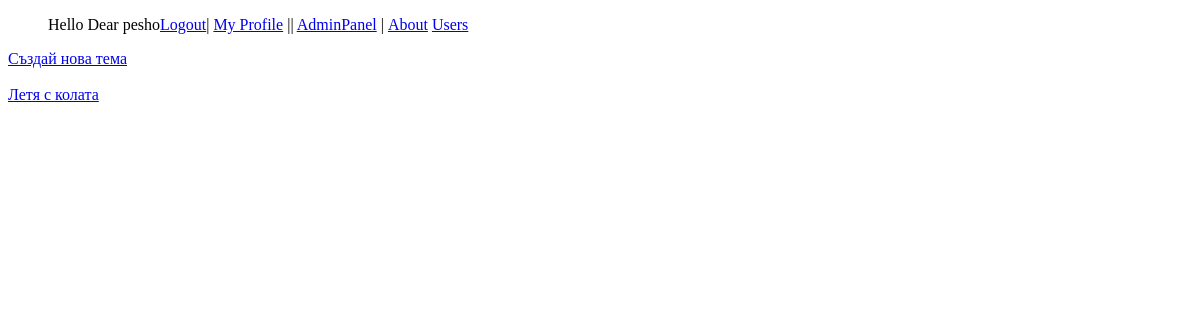
The page /topics.php?id=5 (signed in) on the database as committed earlier.
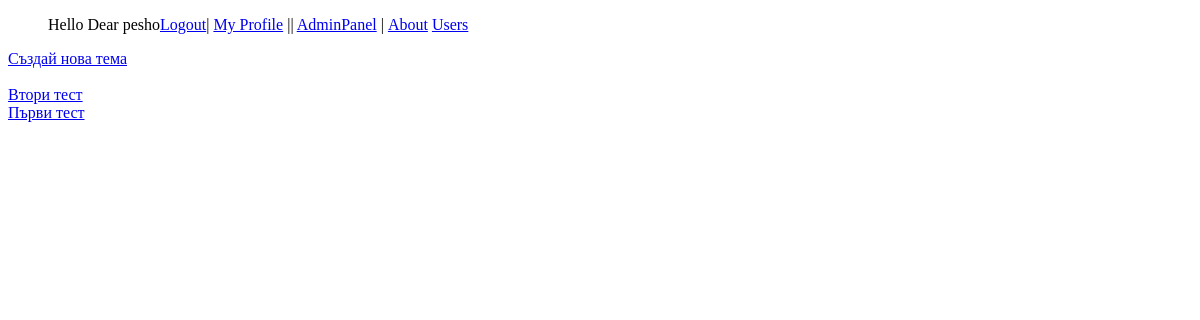
The same page on the database as committed later.
### tables this page shows
CREATE TABLE IF NOT EXISTS `topics` (
  `topic_id` int(11) NOT NULL AUTO_INCREMENT,
  `categories_id` int(11) NOT NULL,
  `added_by` varchar(30) NOT NULL,
  `date_added` int(11) NOT NULL,
  `title` varchar(100) NOT NULL,
  `status` tinyint(4) NOT NULL DEFAULT '1',
  `counter` int(11) NOT NULL DEFAULT '0',
  PRIMARY KEY (`topic_id`),
  KEY `categories_id` (`categories_id`),
  KEY `added_by` (`added_by`)
);

### topics.php (the view, shortened to what this page needs)
<?php
include_once 'functions.php';
$id = intval($_GET['id']);
if ($id > 0) {
    $result = run_query('SELECT name, status FROM categories WHERE categories_id =' . $id . ' AND status = 1');
    if (mysql_num_rows($result) == 1) {
        if (isset($_SESSION['isLogged']) && $_SESSION['isLogged'] === true): ?>
            <div>
                <a href="new_topic.php?id=<?php echo $id; ?>">Създай нова тема</a>
            </div>
       <?php endif;
        $result = run_query('SELECT * FROM topics WHERE categories_id=' . $id . ' AND status=1 ORDER BY date_added DESC');
        while ($rows = mysql_fetch_assoc($result)) {
            $topics[] = $rows;
        }
        ?>
        <br/>
        <?php
        if (!empty($topics)) {
            foreach ($topics as $value) { ?>
                <div class="topics">
                    <a href="posts.php?id=<?php echo $value['topic_id']; ?>">
                        <?php echo $value['title']; ?>
                    </a>
                </div>
            <?php
            }
        }
    }else {
        header('Location: index.php');
        exit;
    }
}else {
    header('Location: index.php');
    exit;
}

Rows that differ between the two databases and show on the page:
removed topics: title "Летя с колата"
added topics: title "Втори тест"
added topics: title "Първи тест"
